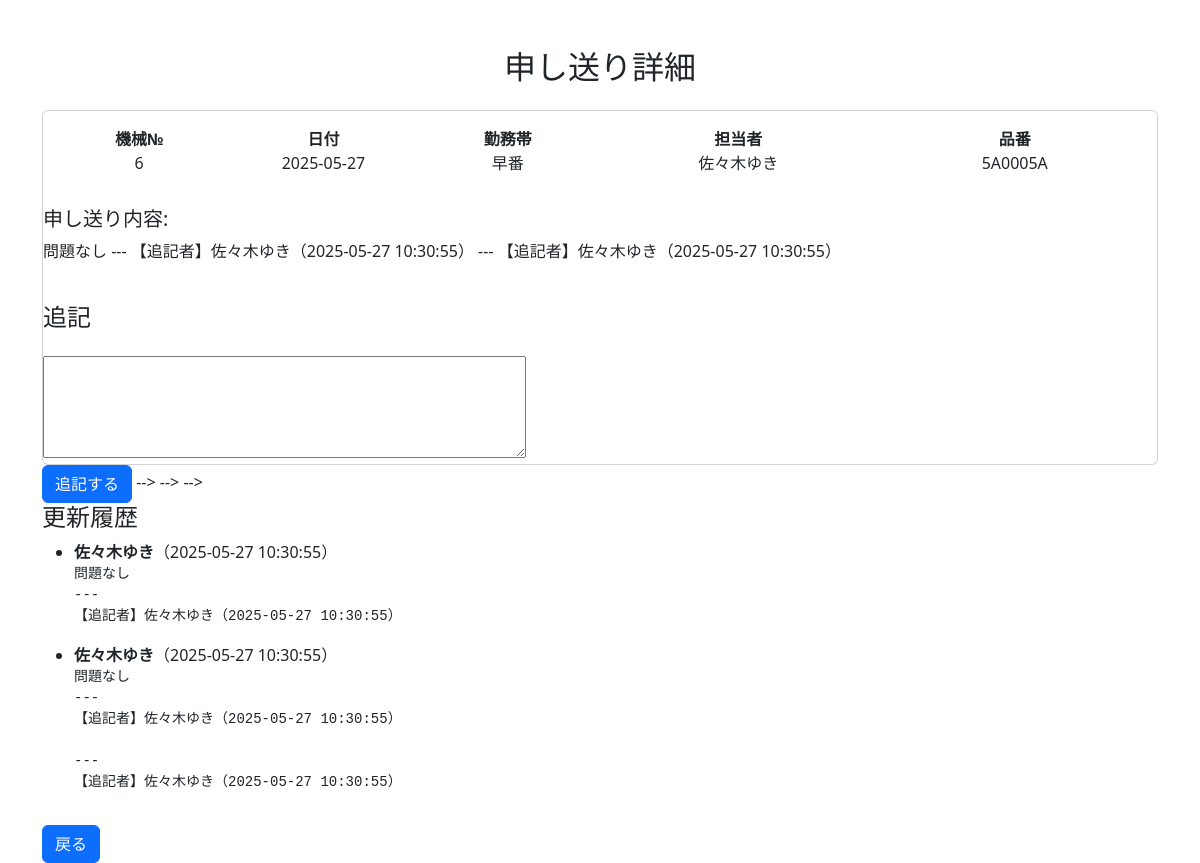
/show/23 (signed in), run on the app's committed database.
### tables this page shows
CREATE TABLE work_notes (
        id INTEGER PRIMARY KEY AUTOINCREMENT,
        machine_no TEXT NOT NULL,           -- 機械番号
        date DATE NOT NULL,                 -- 日付
        shift TEXT NOT NULL,                -- 勤務帯（例：早番、遅番など）
        operator TEXT NOT NULL,             -- 担当者
        product_no TEXT NOT NULL,           -- 品番
        note TEXT NOT NULL,                 -- 申し送り内容
        created_at TIMESTAMP DEFAULT CURRENT_TIMESTAMP,
        updated_at TIMESTAMP DEFAULT CURRENT_TIMESTAMP
    , additional_note TEXT, updated_by TEXT, updater TEXT, resolved BOOLEAN DEFAULT 0, status TEXT DEFAULT 'no_issue', resolved_by TEXT);

CREATE TABLE note_histories (
            id INTEGER PRIMARY KEY AUTOINCREMENT,
            note_id INTEGER,
            note_text TEXT,
            updated_at TEXT,
            updated_by TEXT,
            FOREIGN KEY (note_id) REFERENCES work_notes(id)
        );

### app.py (the view)
@app.route("/show/<int:id>")
def show(id):
    if "user_id" not in session:
        return redirect(url_for("login"))
    else:
        note = show_work_note(id)
        histories = get_note_history(id)  # ✅ 履歴も取得
        return render_template("show.html", note=note, histories=histories)

### database.py (called while the page is built)
def get_connection_db():
    conn = sqlite3.connect("todo.db")
    conn.row_factory = sqlite3.Row
    return conn

def show_work_note(note_id):
    conn = get_connection_db()
    c = conn.cursor()
    c.execute("""
        SELECT id, machine_no, date, shift, operator, product_no, note, updater, updated_at, resolved
        FROM work_notes
        WHERE id = ?
    """, (note_id,)
    )
    row = c.fetchone()
    conn.close()
    return row

def get_note_history(note_id):
    conn = get_connection_db()
    c = conn.cursor()
    c.execute(
        """
        SELECT note_text, updated_at, updated_by
        FROM note_histories
        WHERE note_id = ?
        ORDER BY updated_at DESC
    """,
        (note_id,),
    )
    histories = c.fetchall()
    conn.close()
    return histories

### templates/show.html (shortened to what this page needs)
<!DOCTYPE html>
<html lang="ja">
<head>
    <link href="https://cdn.jsdelivr.net/npm/bootstrap@5.3.0/dist/css/bootstrap.min.css" rel="stylesheet">
</head>
<body>
    <div class="container mt-5">
        <h2 class="mb-4 text-center">申し送り詳細</h2>
        <div class="card">
            <div class="card-body">
                <div class="row text-center mb-3">
                    <div class="col-md-2">
                        <strong>機械№</strong><br>
                        {{ note['machine_no'] }}
                    </div>
                    <div class="col-md-2">
                        <strong>日付</strong><br>
                        {{ note['date'] }}
                    </div>
                    <div class="col-md-2">
                        <strong>勤務帯</strong><br>
                        {{ note['shift'] }}
                    </div>
                    <div class="col-md-3">
                        <strong>担当者</strong><br>
                        {{ note['operator'] }}
                    </div>
                    <div class="col-md-3">
                        <strong>品番</strong><br>
                        {{ note['product_no'] }}
                    </div>
                </div>
            </div>
            <h5 class="card-title">申し送り内容:</h5>
            <p class="card-text">{{ note['note'] }}</p>
            <h4 class="mt-4">追記</h4>
            <form method="post" action="{{ url_for('update_note', id=note['id']) }}">
                <textarea name="additional_note" rows="4" cols="50"></textarea><br>
        </div>
        <button type="submit" class="btn btn-primary">追記する</button>
             -->
         --> -->
        <h4>更新履歴</h4>
        <ul>
            {% for h in histories %}
            <li>
                <strong>{{ h['updated_by'] }}</strong>（{{ h['updated_at'] }}）<br>
                <pre>{{ h['note_text'] }}</pre>
            </li>
            {% else %}
            <li>履歴はありません</li>
            {% endfor %}
        </ul>
        <a href="{{ url_for('index') }}" class="btn btn-primary mt-3">戻る</a>
    </div>
</body>
</html>

### data on the page
work_notes: machine_no "6", date "2025-05-27", shift "早番", operator "佐々木ゆき", product_no "5A0005A", note "問題なし --- 【追記者】佐々木ゆき（2025-05-27 10:30:55） --- 【追記者】佐々木ゆき（2025-05-27 10:30:55）"
note_histories: updated_by "佐々木ゆき", updated_at "2025-05-27 10:30:55", note_text "問題なし --- 【追記者】佐々木ゆき（2025-05-27 10:30:55）"
note_histories: updated_by "佐々木ゆき", updated_at "2025-05-27 10:30:55", note_text "問題なし --- 【追記者】佐々木ゆき（2025-05-27 10:30:55） --- 【追記者】佐々木ゆき（2025-05-27 10:30:55）"
